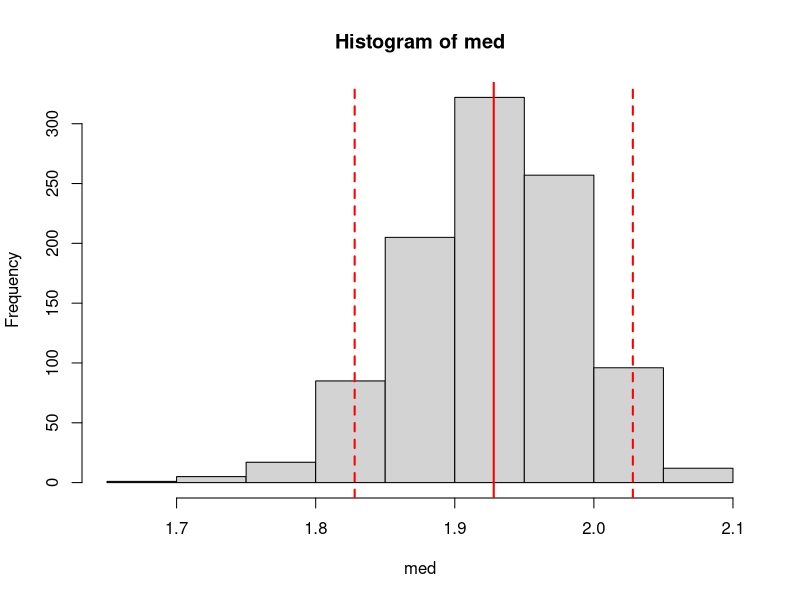
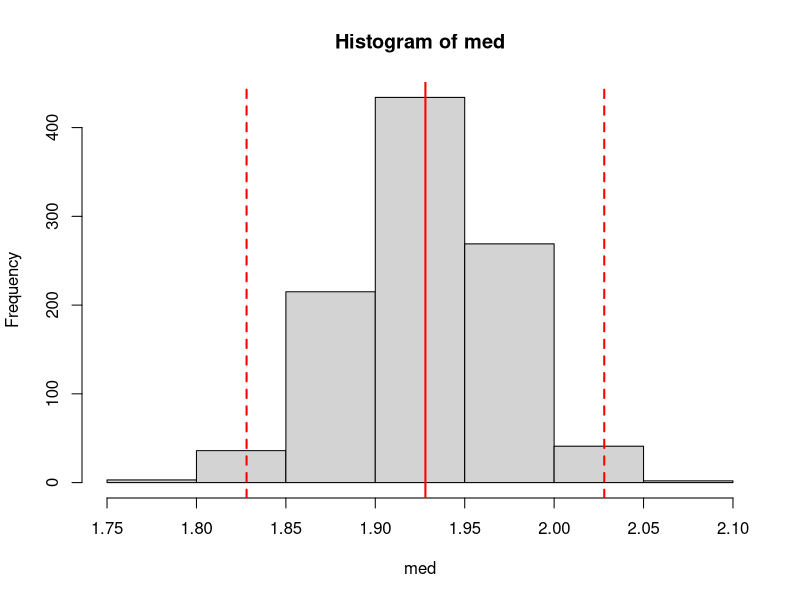
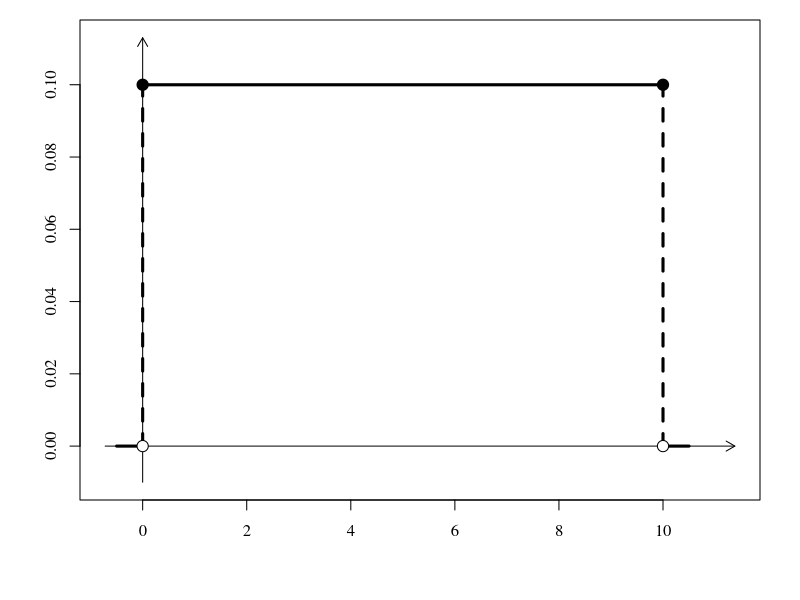
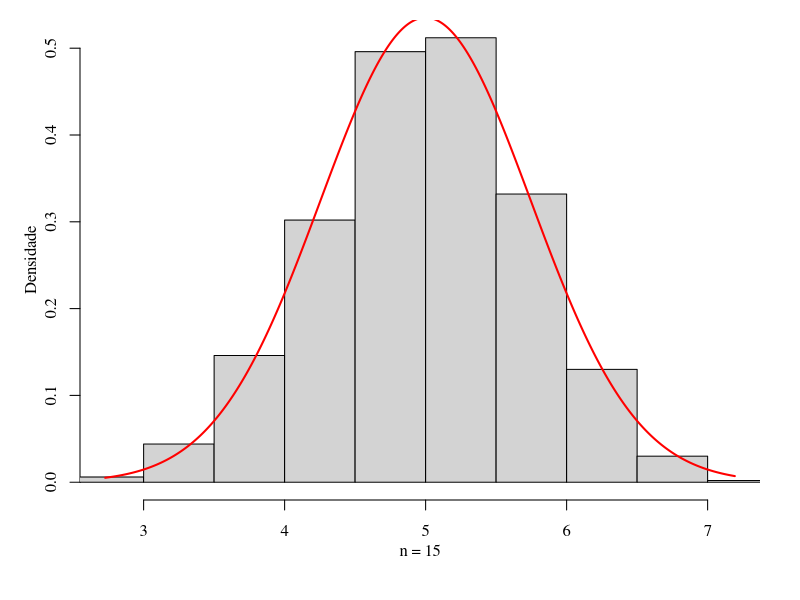
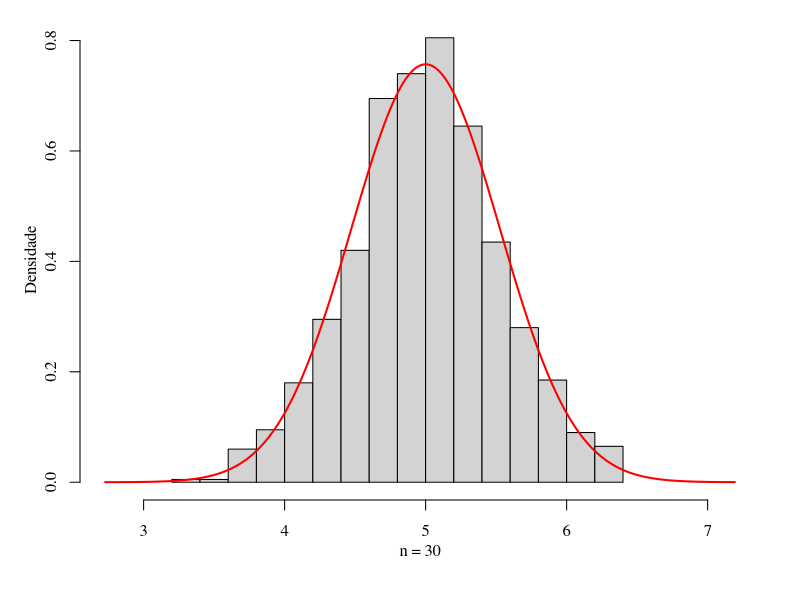
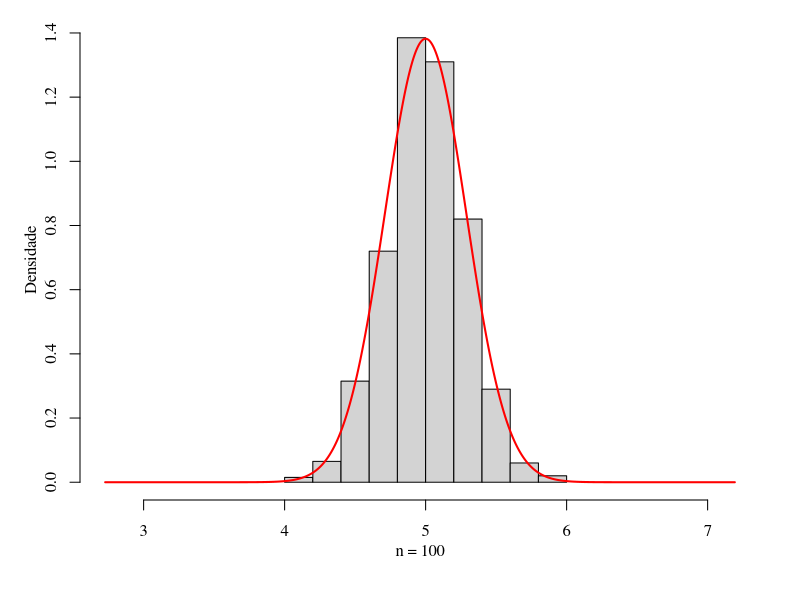
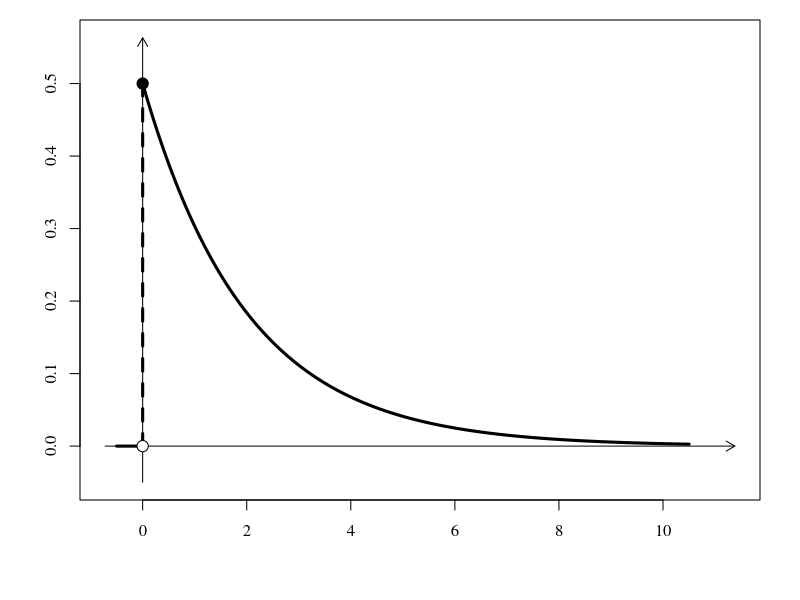
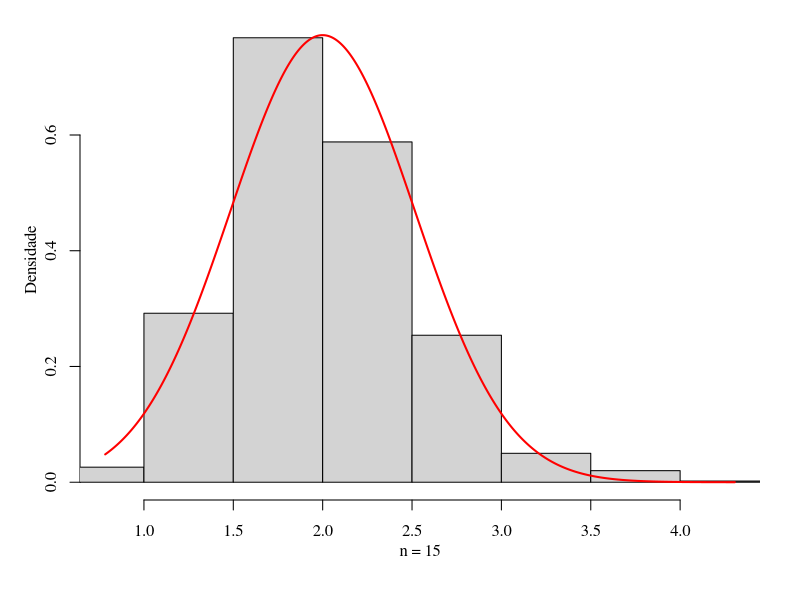

The R source for these figures, in order:
## ---- chunk 1

a <- 10; b<- 2 # parâmetros da Weibull(a,b)
R <- 1000      # Quantidade de réplicas
n <- 20        # Tamanho da aa
med <- NULL    # Vetor vazio para armazenar as medianas
               # amostrais de cada réplica
for(r in 1:R){ # Inicia as réplicas de Monte Carlo
  x <- rweibull(n=n, shape = a, scale = b) # Gera uma aa de tamanho n
                                           # da Weibull(a, b)
  med[r] <- median(x)                      # Calcula a mediana amostral
}
med_pop <- b*(log(2))^(1/a) # Mediana populacional
hist(med)                   # Histograma da distribuição
                            # amostral da mediana amostral
abline(v = med_pop + c(-.1,0,.1),
       col = 'red', lty = c(2,1,2),
       lwd = 2) # Traça a mediana da população e intervalo
                # +0.1 ou -0.1 desse valor
prp <- mean(med > med_pop-.1 & med < med_pop+.1)
cat("P[Med. Amost. \u2208 (Med. Pop. \u00b1 0.1)] \u2248 ", prp, sep='') 
## ---- chunk 2

a <- 10; b<- 2 # parâmetros da Weibull(a,b)
R <- 1000      # Quantidade de réplicas
n <- 40        # Tamanho da aa
med <- NULL    # Vetor vazio para armazenar as medianas
               # amostrais de cada réplica
for(r in 1:R){ # Inicia as réplicas de Monte Carlo
  x <- rweibull(n=n, shape = a, scale = b) # Gera uma aa de tamanho n
                                           # da Weibull(a, b)
  med[r] <- median(x)                      # Calcula a mediana amostral
}
med_pop <- b*(log(2))^(1/a) # Mediana populacional
hist(med)                   # Histograma da distribuição
                            # amostral da mediana amostral
abline(v = med_pop + c(-.1,0,.1),
       col = 'red', lty = c(2,1,2),
       lwd = 2) # Traça a mediana da população e intervalo
                # +0.1 ou -0.1 desse valor
prp <- mean(med > med_pop-.1 & med < med_pop+.1)
cat("P[Med. Amost. \u2208 (Med. Pop. \u00b1 0.1)] \u2248 ", prp, sep='') 
## ---- chunk 3
a <- 0; b <- 10
x <- seq(a-0.05*(b-a), b+0.05*(b-a), length.out=1000)
fx <- dunif(x, a, b)
par(family = "serif", mar=c(5,4,1,2))
plot(x, fx, type='n', xlab='', ylab='', main='', lwd=3,
     ylim=range(fx)+c(-.1*diff(range(fx)),.13*diff(range(fx))),
     xlim=range(x)+c(-.02*diff(range(x)),.08*diff(range(x))))
arrows(y0 = min(fx)-.1*diff(range(fx)), y1 = max(fx)+.13*diff(range(fx)), x0=0, x1=0, length = .1)
arrows(x0 = min(x)-.02*diff(range(x)), x1 = max(x)+.08*diff(range(x)), y0=0, y1=0, length = .1)
lines(x[x > b], fx[x > b], lwd=3)
lines(x[x < a], fx[x < a], lwd=3)
lines(c(a,a), c(0, 1/(b-a)), lwd=3, lty=2)
lines(c(b,b), c(0, 1/(b-a)), lwd=3, lty=2)
lines(x[x >= a & x <= b], fx[x >= a & x <= b], lwd=3)
points(c(a,a,b,b), c(0, 1/(b-a), 0, 1/(b-a)), cex=1.5, pch=21, bg=c('white','black', 'white','black'))
## ---- chunk 4
R <- 1000; nn <- c(15, 30, 100)
a <- 0; b <- 10
mu <- (a+b)/2; sig2 <- (b-a)^2/12
medias <- matrix(NA, ncol=length(nn), nrow=R)
for(i in 1:length(nn)){
  n <- nn[i]
  for(r in 1:R){
    x <- runif(n = n, min = 0, max = 10)
    medias[r, i] <- mean(x)
  }
}
rng <- range(medias); xx <- seq(rng[1], rng[2], length.out=1000)
for(i in 1:length(nn)){
  par(family = "serif", mar=c(5,4,1,2))
  hist(medias[, i], probability=TRUE, xlim = rng, xlab = '', main='', ylab='')
  mtext(text = paste('n = ',nn[i],sep=''), side = 1, line = 2)
  mtext(text = 'Densidade', side = 2, line = 2)
  lines(xx, dnorm(xx, mu, sqrt(sig2/nn[i])), col='red', lwd=2)
}
## ---- chunk 5
lambda = 0.5; M <- 10
x <- seq(0-0.05*(M), M+0.05*(M), length.out=1000)
fx <- dexp(x = x, rate = lambda)
par(family = "serif", mar=c(5,4,1,2))
plot(x, fx, type='n', xlab='', ylab='', main='', lwd=3,
     ylim=range(fx)+c(-.1*diff(range(fx)),.13*diff(range(fx))),
     xlim=range(x)+c(-.02*diff(range(x)),.08*diff(range(x))))
arrows(y0 = min(fx)-.1*diff(range(fx)), y1 = max(fx)+.13*diff(range(fx)), x0=0, x1=0, length = .1)
arrows(x0 = min(x)-.02*diff(range(x)), x1 = max(x)+.08*diff(range(x)), y0=0, y1=0, length = .1)
lines(x[x < 0], fx[x < 0], lwd=3)
lines(c(0,0), c(0, lambda), lwd=3, lty=2)
lines(x[x >= 0], fx[x >= 0], lwd=3)
points(c(0,0), c(0, lambda), cex=1.5, pch=21, bg=c('white','black'))
## ---- chunk 6
R <- 1000; nn <- c(15, 30, 100)
lambda <- 0.5
mu <- 1/lambda; sig2 <- 1/(lambda^2)
medias <- matrix(NA, ncol=length(nn), nrow=R)
for(i in 1:length(nn)){
  n <- nn[i]
  for(r in 1:R){
    x <- rexp(n = n, rate = lambda)
    medias[r, i] <- mean(x)
  }
}
rng <- range(medias); xx <- seq(rng[1], rng[2], length.out=1000)
for(i in 1:length(nn)){
  par(family = "serif", mar=c(5,4,1,2))
  hist(medias[, i], probability=TRUE, xlim = rng, xlab = '', main='', ylab='')
  mtext(text = paste('n = ',nn[i],sep=''), side = 1, line = 2)
  mtext(text = 'Densidade', side = 2, line = 2)
  lines(xx, dnorm(xx, mu, sqrt(sig2/nn[i])), col='red', lwd=2)
}
## ---- chunk 7
n <- 25; i <- 0
th0 <- th1 <- NULL
while(i < n){
  x0 <- runif(1,-1,1); y0 <- runif(1,-1,1)
  x1 <- runif(1,-1,1); y1 <- runif(1,-1,1)
  if(x0^2 + y0^2 < 1 & x1^2 + y1^2 < 1){
    th0 <- rbind(th0, c(x0, y0))
    th1 <- rbind(th1, c(x1+1, y1+1))
    i <- i+1
  }
}
rngX <- range(th0[,1], th1[,1])
rngY <- range(th0[,2], th1[,2])
par(family = "serif", mar=c(5,4,1,2))
plot(0, type='n', xlab='', ylab='', main ='', frame.plot=FALSE,
     axes = FALSE, xlim=rngX, ylim=rngY)
points(x = th0[,1], y = th0[,2], pch=21, bg='blue', cex=1.5)
points(x = th1[,1], y = th1[,2], pch=21, bg='red', cex=1.5)
points(x = 0, y = 0, pch=21, bg='black', cex=2)
text(x = 0, y = 0, labels=expression(theta), adj=c(2,2), cex=2)
## ---- chunk 8
n <- 30; i <- 0
th0 <- th1 <- NULL
while(i < n){
  x0 <- runif(1,-1,1); y0 <- runif(1,-1,1)
  x1 <- runif(1,-2,2); y1 <- runif(1,-2,2)
  if(x0^2 + y0^2 < 1 & x1^2 + y1^2 < 2^2){
    th0 <- rbind(th0, c(x0, y0))
    th1 <- rbind(th1, c(x1, y1))
    i <- i+1
  }
}
rngX <- range(th0[,1], th1[,1])
rngY <- range(th0[,2], th1[,2])
par(family = "serif", mar=c(5,4,1,2))
plot(0, type='n', xlab='', ylab='', main ='', frame.plot=FALSE,
     axes = FALSE, xlim=rngX, ylim=rngY)
points(x = th1[,1], y = th1[,2], pch=21, bg='red', cex=1.5)
points(x = th0[,1], y = th0[,2], pch=21, bg='blue', cex=1.5)
points(x = 0, y = 0, pch=21, bg='black', cex=2)
text(x = 0, y = 0, labels=expression(theta), adj=c(2,2), cex=2)
## ---- chunk 9
x <- seq(0, 10, length.out=1000)
f1 <- dgamma(x, shape=2, scale = 2)
f2 <- dgamma(x, shape=4, scale = 1)
f3 <- dgamma(x, shape=8, scale = 0.5)
par(family = "serif", mar=c(5,4,1,2))
rngY <- range(f1, f2, f3)
rngX <- range(x)
plot(x, f1, type='n', xlab='', ylab='', main='', lwd=3,
     ylim=rngY+c(-.1*diff(rngY),.13*diff(rngY)),
     xlim=rngX+c(-.02*diff(rngX),.08*diff(rngX)))
arrows(y0 = rngY[1]-.1*diff(rngY), y1 = rngY[2]+.13*diff(rngY), x0=0, x1=0, length = .1)
arrows(x0 = rngX[1]-.02*diff(rngX), x1 = rngX[2]+.08*diff(rngX), y0=0, y1=0, length = .1)
lines(x, f1, lwd=3, col='red')
lines(x, f2, lwd=3, col='blue')
lines(x, f3, lwd=3, col='darkgreen')
lines(c(4.2,4.2), rngY+c(0,.13*diff(rngY)), lwd=2.5, lty=3)
lines(c(4.2,4.2), rngY[1]+c(-0.03*diff(rngY),0), lwd=1.5)
text(x=4.2, y=rngY[1]-0.05*diff(rngY), labels=expression(theta), adj=c(.5, 1.2))
## ---- chunk 10
#| fig-width: 8
#| fig-height: 5
#| fig-align: center
#| echo: false

# 1. Configurações da Simulação de Monte Carlo
set.seed(12345)              # Garante que a simulação gere os mesmos dados sempre
n_amostras <- 40            # Número de réplicas (intervalos)
n_obs <- 30                 # Tamanho de cada amostra aleatória
theta_verdadeiro <- 5       # Parâmetro genérico theta real
sigma_pop <- 2              # Desvio padrão populacional presumido
conf_level <- 0.95          # Nível de confiança (95%)

# Valor crítico z para 95% de confiança
z_critico <- qnorm(1 - (1 - conf_level) / 2)

# Vetores para armazenar os resultados da simulação
medias <- numeric(n_amostras)
li <- numeric(n_amostras)
ls <- numeric(n_amostras)

# Executando a simulação de Monte Carlo
for (i in 1:n_amostras) {
  # Gera uma amostra aleatória da população
  dados_amostra <- rnorm(n = n_obs, mean = theta_verdadeiro, sd = sigma_pop)
  
  # Calcula a média amostral
  medias[i] <- mean(dados_amostra)
  
  # Margem de erro do IC
  erro <- z_critico * (sigma_pop / sqrt(n_obs))
  
  # Limites inferior e superior
  li[i] <- medias[i] - erro
  ls[i] <- medias[i] + erro
}

amostras <- 1:n_amostras

# 2. Construção do gráfico de forma dinâmica
# Definimos os limites de Y dinamicamente com base nos intervalos gerados
ylim_inf <- floor(min(li))
ylim_sup <- ceiling(max(ls))

plot(
  x = amostras, 
  y = medias, 
  type = "n",             # Não plota os pontos centrais
  ylim = c(ylim_inf, ylim_sup), 
  xlim = c(-1, (n_amostras + 1)),
  xlab = "", 
  ylab = "", 
  axes = FALSE,           # Remove eixos para customização idêntica ao original
  cex.lab = 1.3
)

mtext(text = bquote("Amostra"~(n==.(n_obs)*";"~gamma==.(conf_level))), side = 1, line = 3, cex = 1.5)

# 3. Customização dos eixos
axis(1, at = seq(0, n_amostras, by = 5), labels = seq(0, n_amostras, by = 5), cex.axis = 1.3)
axis(2, at = ylim_inf:ylim_sup, labels = ylim_inf:ylim_sup, las = 1, cex.axis = 1.3)
box() # Borda externa

# 4. Linha de referência do parâmetro real (Modificado para theta)
abline(h = theta_verdadeiro, lty = 3, col = "black")
text(x = -1.5, y = theta_verdadeiro, labels = expression(theta), pos = 3, cex = 1.1)

# 5. Desenho das barras dos Intervalos de Confiança obtidos via Monte Carlo
arrows(
  x0 = amostras, y0 = li, 
  x1 = amostras, y1 = ls, 
  code = 3,               # Setas em ambas as direções
  angle = 90,             # Transforma a ponta da seta em um limitador plano
  length = 0.05,          # Comprimento do limitador horizontal
  col = "black"
)
## ---- chunk 11
#| fig-width: 8
#| fig-height: 5
#| fig-align: center
#| echo: false

# 1. Configurações da Simulação de Monte Carlo
set.seed(12345)              # Garante que a simulação gere os mesmos dados sempre
n_amostras <- 40            # Número de réplicas (intervalos)
n_obs <- 30                # Tamanho de cada amostra aleatória
theta_verdadeiro <- 5       # Parâmetro genérico theta real
sigma_pop <- 2              # Desvio padrão populacional presumido
conf_level <- 0.9          # Nível de confiança (95%)

# Valor crítico z para 95% de confiança
z_critico <- qnorm(1 - (1 - conf_level) / 2)

# Vetores para armazenar os resultados da simulação
medias <- numeric(n_amostras)
li <- numeric(n_amostras)
ls <- numeric(n_amostras)

# Executando a simulação de Monte Carlo
for (i in 1:n_amostras) {
  # Gera uma amostra aleatória da população
  dados_amostra <- rnorm(n = n_obs, mean = theta_verdadeiro, sd = sigma_pop)
  
  # Calcula a média amostral
  medias[i] <- mean(dados_amostra)
  
  # Margem de erro do IC
  erro <- z_critico * (sigma_pop / sqrt(n_obs))
  
  # Limites inferior e superior
  li[i] <- medias[i] - erro
  ls[i] <- medias[i] + erro
}

amostras <- 1:n_amostras

# 2. Construção do gráfico de forma dinâmica
# Definimos os limites de Y dinamicamente com base nos intervalos gerados
ylim_inf <- floor(min(li))
ylim_sup <- ceiling(max(ls))

plot(
  x = amostras, 
  y = medias, 
  type = "n",             # Não plota os pontos centrais
  ylim = c(ylim_inf, ylim_sup), 
  xlim = c(-1, (n_amostras + 1)),
  xlab = "", 
  ylab = "", 
  axes = FALSE,           # Remove eixos para customização idêntica ao original
  cex.lab = 1.3
)

mtext(text = bquote("Amostra"~(n==.(n_obs)*";"~gamma==.(conf_level))), side = 1, line = 3, cex = 1.5)

# 3. Customização dos eixos
axis(1, at = seq(0, n_amostras, by = 5), labels = seq(0, n_amostras, by = 5), cex.axis = 1.3)
axis(2, at = ylim_inf:ylim_sup, labels = ylim_inf:ylim_sup, las = 1, cex.axis = 1.3)
box() # Borda externa

# 4. Linha de referência do parâmetro real (Modificado para theta)
abline(h = theta_verdadeiro, lty = 3, col = "black")
text(x = -1.5, y = theta_verdadeiro, labels = expression(theta), pos = 3, cex = 1.1)

# 5. Desenho das barras dos Intervalos de Confiança obtidos via Monte Carlo
arrows(
  x0 = amostras, y0 = li, 
  x1 = amostras, y1 = ls, 
  code = 3,               # Setas em ambas as direções
  angle = 90,             # Transforma a ponta da seta em um limitador plano
  length = 0.05,          # Comprimento do limitador horizontal
  col = "black"
)
## ---- chunk 12
#| fig-width: 8
#| fig-height: 5
#| fig-align: center
#| echo: false

# 1. Configurações da Simulação de Monte Carlo
set.seed(12345)              # Garante que a simulação gere os mesmos dados sempre
n_amostras <- 40            # Número de réplicas (intervalos)
n_obs <- 400                 # Tamanho de cada amostra aleatória
theta_verdadeiro <- 5       # Parâmetro genérico theta real
sigma_pop <- 2              # Desvio padrão populacional presumido
conf_level <- 0.9           # Nível de confiança (95%)

# Valor crítico z para 95% de confiança
z_critico <- qnorm(1 - (1 - conf_level) / 2)

# Vetores para armazenar os resultados da simulação
medias <- numeric(n_amostras)
li <- numeric(n_amostras)
ls <- numeric(n_amostras)

# Executando a simulação de Monte Carlo
for (i in 1:n_amostras) {
  # Gera uma amostra aleatória da população
  dados_amostra <- rnorm(n = n_obs, mean = theta_verdadeiro, sd = sigma_pop)
  
  # Calcula a média amostral
  medias[i] <- mean(dados_amostra)
  
  # Margem de erro do IC
  erro <- z_critico * (sigma_pop / sqrt(n_obs))
  
  # Limites inferior e superior
  li[i] <- medias[i] - erro
  ls[i] <- medias[i] + erro
}

amostras <- 1:n_amostras

# 2. Construção do gráfico de forma dinâmica
# Definimos os limites de Y dinamicamente com base nos intervalos gerados
ylim_inf <- floor(min(li))
ylim_sup <- ceiling(max(ls))

plot(
  x = amostras, 
  y = medias, 
  type = "n",             # Não plota os pontos centrais
  ylim = c(ylim_inf, ylim_sup), 
  xlim = c(-1, (n_amostras + 1)),
  xlab = "", 
  ylab = "", 
  axes = FALSE,           # Remove eixos para customização idêntica ao original
  cex.lab = 1.3
)

mtext(text = bquote("Amostra"~(n==.(n_obs)*";"~gamma==.(conf_level))), side = 1, line = 3, cex = 1.5)

# 3. Customização dos eixos
axis(1, at = seq(0, n_amostras, by = 5), labels = seq(0, n_amostras, by = 5), cex.axis = 1.3)
axis(2, at = ylim_inf:ylim_sup, labels = ylim_inf:ylim_sup, las = 1, cex.axis = 1.3)
box() # Borda externa

# 4. Linha de referência do parâmetro real (Modificado para theta)
abline(h = theta_verdadeiro, lty = 3, col = "black")
text(x = -1.5, y = theta_verdadeiro, labels = expression(theta), pos = 3, cex = 1.1)

# 5. Desenho das barras dos Intervalos de Confiança obtidos via Monte Carlo
arrows(
  x0 = amostras, y0 = li, 
  x1 = amostras, y1 = ls, 
  code = 3,               # Setas em ambas as direções
  angle = 90,             # Transforma a ponta da seta em um limitador plano
  length = 0.05,          # Comprimento do limitador horizontal
  col = "black"
)
## ---- chunk 13
xx <- seq(from = -4, to = 4, by = 0.001)
alp <- 0.1; df <- 9
ff <- dt(x = xx, df = df)
tt <- qt(p = 1-alp, df = df)
xx1 <- xx[xx > tt]
ff1 <- ff[xx > tt]
par(mar = c(3,3,1,1))
plot(xx, ff, type="l", xlab="", ylab="")
abline(h = 0, col="darkgray")
polygon(x = c(min(xx1), xx1, max(xx1)), c(0, ff1, 0), col = "lightblue")
text(x = 1.9, y = 0.015, labels = bquote(italic("\u03B1")),
     adj = c(0,0)
     )
text(x = -2.6, y = 0.3, labels = bquote(italic(t)[italic("\u03B1")*","~nu]),
     pos = 2, cex = 1.5
     )
points(tt, 0, pch=19)
arrows(x0 = -2.6, y0 = 0.3, x1 = tt, y1 = 0, length = 0.1)
mtext(text = "Densidade", side = 2, line = 2.2)
mtext(text = expression(italic(T)), side = 1, line = 2.2)
## ---- chunk 14
xx <- seq(from = -4, to = 4, by = 0.001)
ff <- dt(x = xx, df = 9)
plot(xx, ff, type="l")
## ---- chunk 15
xb <- 9; s <- 3.3; n <-49; mu0 <- 10; zo <- (xb-mu0)/(s/sqrt(n))
alp <- .1; zc <- qnorm(alp)
x <- seq(-4.5, 4.5, length.out=1000)
fx <- dnorm(x = x)
par(family = "serif", mar=c(5,4,1,2))
plot(x, fx, type='n', xlab='', ylab='', main='', lwd=3,
     ylim=range(fx)+c(-.1*diff(range(fx)),.13*diff(range(fx))),
     xlim=range(x)+c(-.02*diff(range(x)),.08*diff(range(x))))
polygon(c(x[1], x[x < zc], max(x[x < zc])), c(0, fx[x<zc], 0), col = 'lightblue')
arrows(y0 = min(fx)-.1*diff(range(fx)), y1 = max(fx)+.13*diff(range(fx)), x0=0, x1=0, length = .1)
arrows(x0 = min(x)-.02*diff(range(x)), x1 = max(x)+.08*diff(range(x)), y0=0, y1=0, length = .1)
lines(x, fx, lwd=3)
arrows(x0 = 1, y0 = 0.4, x1 = zc, y1 = 0, length = .1)
points(x = zc, y = 0, pch=19, cex=.8)
text(x = 1, y=0.4, labels = bquote(-z[alpha]~"="~-z[.(alp)]~"="~-.(-round(zc, 2))), pos = 4)
points(x = zo, y = 0, pch=19, cex=.8, col='red')
text(x = zo, y=0, labels = bquote(z[obs]==.(round(zo, 2))), pos = 1, col='red')
text(x = -4.5, y=0.4, labels = bquote(Rejeitar~italic(H)[0]), pos = 4)
## ---- chunk 16
xb <- 9; s <- 3.3; n <-49; mu0 <- 10; zo <- (xb-mu0)/(s/sqrt(n))
alp <- .05; zc <- qnorm(alp)
x <- seq(-4.5, 4.5, length.out=1000)
fx <- dnorm(x = x)
par(family = "serif", mar=c(5,4,1,2))
plot(x, fx, type='n', xlab='', ylab='', main='', lwd=3,
     ylim=range(fx)+c(-.1*diff(range(fx)),.13*diff(range(fx))),
     xlim=range(x)+c(-.02*diff(range(x)),.08*diff(range(x))))
polygon(c(x[1], x[x < zc], max(x[x < zc])), c(0, fx[x<zc], 0), col = 'lightblue')
arrows(y0 = min(fx)-.1*diff(range(fx)), y1 = max(fx)+.13*diff(range(fx)), x0=0, x1=0, length = .1)
arrows(x0 = min(x)-.02*diff(range(x)), x1 = max(x)+.08*diff(range(x)), y0=0, y1=0, length = .1)
lines(x, fx, lwd=3)
arrows(x0 = 1, y0 = 0.4, x1 = zc, y1 = 0, length = .1)
points(x = zc, y = 0, pch=19, cex=.8)
text(x = 1, y=0.4, labels = bquote(-z[alpha]~"="~-z[.(alp)]~"="~-.(-round(zc, 2))), pos = 4)
points(x = zo, y = 0, pch=19, cex=.8, col='red')
text(x = zo, y=0, labels = bquote(z[obs]==.(round(zo, 2))), pos = 1, col='red')
text(x = -4.5, y=0.4, labels = bquote(Rejeitar~italic(H)[0]), pos = 4)
## ---- chunk 17
xb <- 9; s <- 3.3; n <-49; mu0 <- 10; zo <- (xb-mu0)/(s/sqrt(n))
alp <- .01; zc <- qnorm(alp)
x <- seq(-4.5, 4.5, length.out=1000)
fx <- dnorm(x = x)
par(family = "serif", mar=c(5,4,1,2))
plot(x, fx, type='n', xlab='', ylab='', main='', lwd=3,
     ylim=range(fx)+c(-.1*diff(range(fx)),.13*diff(range(fx))),
     xlim=range(x)+c(-.02*diff(range(x)),.08*diff(range(x))))
polygon(c(x[1], x[x < zc], max(x[x < zc])), c(0, fx[x<zc], 0), col = 'lightblue')
arrows(y0 = min(fx)-.1*diff(range(fx)), y1 = max(fx)+.13*diff(range(fx)), x0=0, x1=0, length = .1)
arrows(x0 = min(x)-.02*diff(range(x)), x1 = max(x)+.08*diff(range(x)), y0=0, y1=0, length = .1)
lines(x, fx, lwd=3)
arrows(x0 = 1, y0 = 0.4, x1 = zc, y1 = 0, length = .1)
points(x = zc, y = 0, pch=19, cex=.8)
text(x = 1, y=0.4, labels = bquote(-z[alpha]~"="~-z[.(alp)]~"="~-.(-round(zc, 2))), pos = 4)
points(x = zo, y = 0, pch=19, cex=.8, col='red')
text(x = zo, y=0, labels = bquote(z[obs]==.(round(zo, 2))), pos = 1, col='red')
text(x = -4.5, y=0.4, labels = bquote(Não~rejeitar~italic(H)[0]), pos = 4)
## ---- chunk 18
xb <- 9; s <- 3.3; n <-49; mu0 <- 10; zo <- (xb-mu0)/(s/sqrt(n))
alp <- .01; zc <- qnorm(alp)
x <- seq(-4.5, 4.5, length.out=1000)
pv <- pnorm(q = zo)
fx <- dnorm(x = x)
par(family = "serif", mar=c(5,4,1,2))
plot(x, fx, type='n', xlab='', ylab='', main='', lwd=3,
     ylim=range(fx)+c(-.1*diff(range(fx)),.13*diff(range(fx))),
     xlim=range(x)+c(-.02*diff(range(x)),.08*diff(range(x))))
polygon(c(x[1], x[x < zo], max(x[x < zo])), c(0, fx[x<zo], 0), col = rgb(red=1,green = 0, blue = 0, alpha = .3))
arrows(y0 = min(fx)-.1*diff(range(fx)), y1 = max(fx)+.13*diff(range(fx)), x0=0, x1=0, length = .1)
arrows(x0 = min(x)-.02*diff(range(x)), x1 = max(x)+.08*diff(range(x)), y0=0, y1=0, length = .1)
lines(x, fx, lwd=3)
arrows(x0 = 1.5, y0 = 0.25, x1 = -2.35, y1 = 0.012, length = .05)
text(x = 1.5, y=0.25, labels = bquote(italic(p)-valor==.(round(pv, 4))), pos = 4)
points(x = zo, y = 0, pch=19, cex=.8, col='red')
text(x = zo, y=0, labels = bquote(z[obs]==.(round(zo, 2))), pos = 1, col='red')
